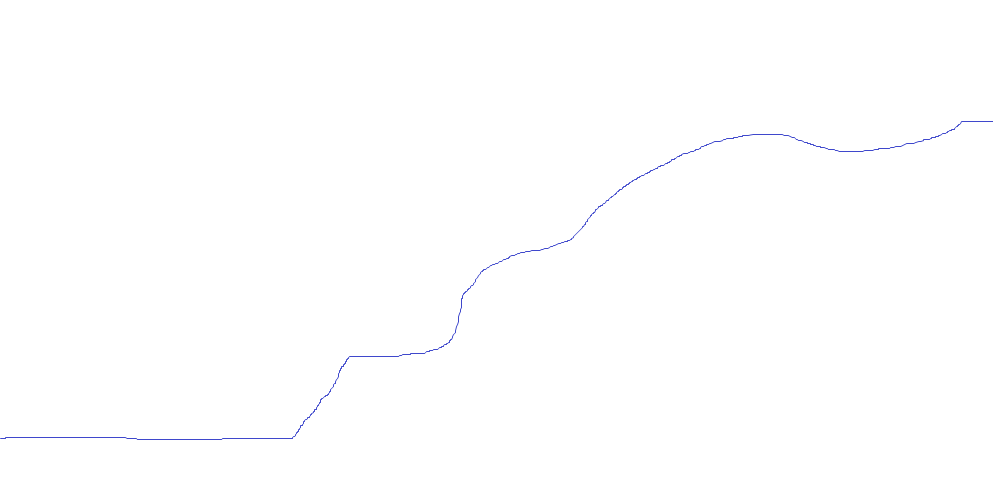
#> input picture py/openCvLab/graph/comparison/1.png, 993 x 499 px
$ python comparefile_knnmatch_split.py
#> lines starting #> are read from the running program, lines starting #| are printed output that depends on the picture; long printed decimals are rounded
import cv2
import os

# 画像を比較して類似度を得る処理

# 特徴量抽出処理の選定
detector = cv2.ORB_create()

IMAGE_DIR = os.path.abspath(os.path.dirname(__file__)) + '/comparison/'
# 画像サイズが一緒でない場合は画像サイズを合わせたほうがいい
# IMAGE_SIZE = (993, 449)

# 画像の分割数
SPLIT_COUNT = 4

# 比較元画像
SOURCE_FILE_NAME = '1.png'
source = cv2.imread(IMAGE_DIR + SOURCE_FILE_NAME)
#> source is the input picture: shape (499, 993, 3); mean B, G, R 254.9, 254.6, 254.6

# 比較対象
TARGET_FILE_NAME = '5.png'
target = cv2.imread(IMAGE_DIR + TARGET_FILE_NAME)
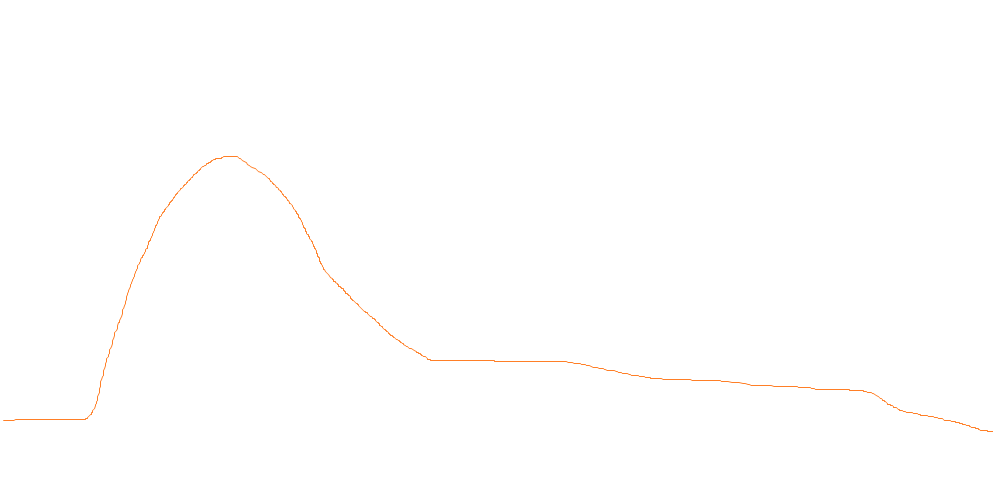
#> input picture py/openCvLab/graph/comparison/5.png, 993 x 499 px
#> target is the input picture: shape (499, 993, 3); mean B, G, R 254.4, 254.7, 255

# 画像を分割し、特徴量比較を行う
height, width, channels = source.shape
#> height = 499; width = 993; channels = 3
new_width = int(width / SPLIT_COUNT)
#> new_width = 248
ratio = []
for w in range(SPLIT_COUNT):
    width_start = w * new_width
    width_end = width_start + new_width

    source_clp = source[0:height, width_start:width_end]
    target_clp = target[0:height, width_start:width_end]

    # 特徴量抽出
    (source_kp, source_des) = detector.detectAndCompute(source_clp, None)
    (target_kp, target_des) = detector.detectAndCompute(target_clp, None)

    # 類似度確認
    matches = cv2.BFMatcher(cv2.NORM_HAMMING).knnMatch(source_des, target_des, k=5)

    similar = []
    for m in matches:
        distances = [info.distance for info in m]
        m_rat = sum(distances) / len(m)
        similar.append(m_rat)

    # 画像表示確認
    output = cv2.drawMatchesKnn(target_clp, target_kp, source_clp, source_kp, matches, None, flags=2)
    cv2.imshow('img', output)
    cv2.waitKey(0)
    cv2.destroyAllWindows()

    # 距離を算出しているので、数値が小さいほど類似度が高いといえる
    rat = sum(similar) / len(similar)
    print('中間類似度：' + str(w) + ' : ' + str(rat))
    ratio.append(rat)
#> this loop made 4 passes
#> matches on passes 1 to 4: 11 matches, 155 matches, 170 matches, 108 matches
#> pass 1, `source_clp = source[0:height, width_start:width_end]`:
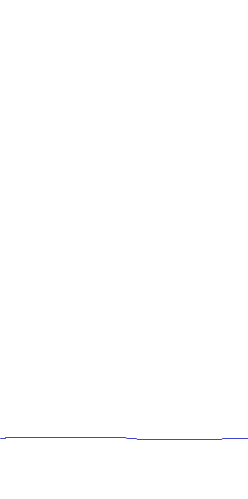
#> source_clp: shape (499, 248, 3); mean B, G, R 254.9, 254.6, 254.6
#> pass 1, `output = cv2.drawMatchesKnn(target_clp, target_kp, source_clp, source_..`:
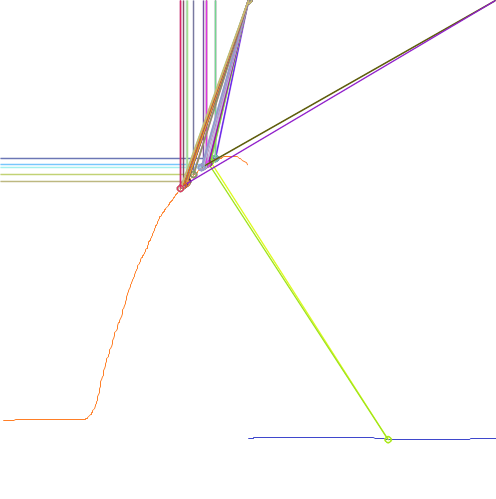
#> output: shape (499, 496, 3); mean B, G, R 251.1, 251.3, 252
#> after the loop, ratio = [13.98, 21.88, 28.65, 24]

# 全類似度の平均をとってみる
ret_all = sum(ratio) / len(ratio)
#> ret_all = 22.13
print('【最終類似度】: ' + str(ret_all))
#| 【最終類似度】: 22.127
